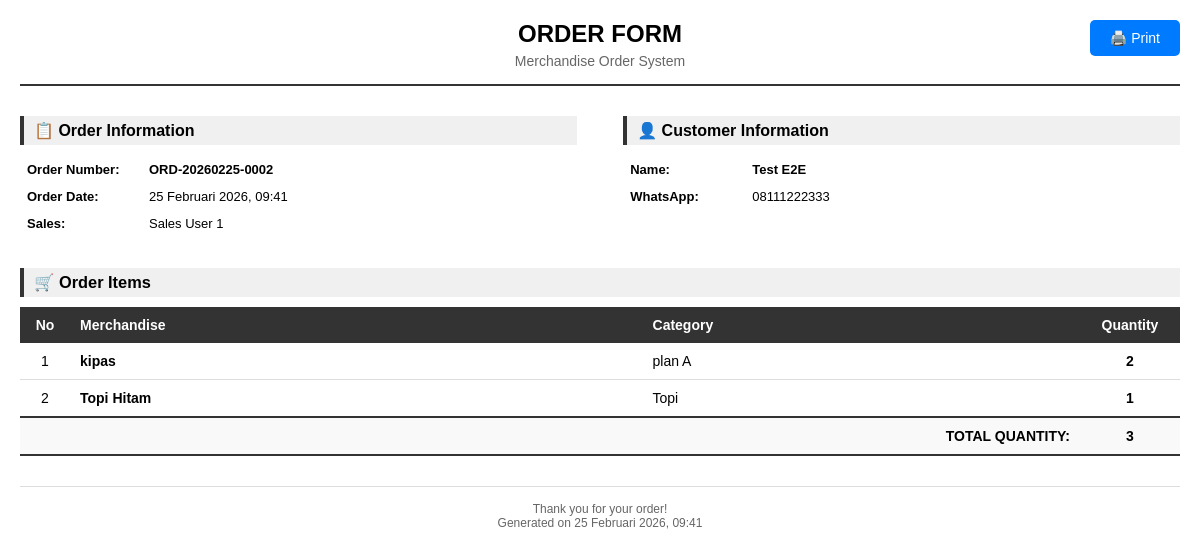
The page /orders/8/print/ (signed in) on the database its author committed.
### orders/models.py (models this page shows, shortened)
class Order(models.Model):
    order_number = models.CharField(
        max_length=50,
        unique=True,
        help_text='Auto-generated order number (ORD-YYYYMMDD-XXXX)'
    )
    customer_name = models.CharField(
        max_length=200,
        help_text='Customer full name'
    )
    customer_phone = models.CharField(
        max_length=20,
        help_text='Customer WhatsApp number'
    )
    sales_user = models.ForeignKey(
        settings.AUTH_USER_MODEL,
        on_delete=models.PROTECT,
        related_name='orders',
        help_text='Sales user who created this order'
    )
    notes = models.TextField(
        blank=True,
        help_text='Additional notes or comments'
    )
    created_at = models.DateTimeField(
        auto_now_add=True,
        help_text='Order creation timestamp'
    )
    class Meta:
        db_table = 'orders'
        verbose_name = 'Order'
        verbose_name_plural = 'Orders'
        ordering = ['-created_at']
    @property
    def total_items(self):
        return sum(item.quantity for item in self.items.all())

class OrderItem(models.Model):
    order = models.ForeignKey(
        Order,
        on_delete=models.CASCADE,
        related_name='items',
        help_text='Related order'
    )
    merchandise = models.ForeignKey(
        Merchandise,
        on_delete=models.PROTECT,
        help_text='Merchandise item'
    )
    merchandise_name = models.CharField(
        max_length=200,
        help_text='Merchandise name snapshot'
    )
    quantity = models.IntegerField(
        help_text='Quantity ordered'
    )
    class Meta:
        db_table = 'order_items'
        verbose_name = 'Order Item'
        verbose_name_plural = 'Order Items'
        ordering = ['id']

### accounts/models.py (models this page shows, shortened)
class User(AbstractUser):
    class Role(models.TextChoices):
        ADMIN = 'ADMIN', 'Admin (Markom)'
        SALES = 'SALES', 'Sales'
    role = models.CharField(
        max_length=10,
        choices=Role.choices,
        default=Role.SALES,
        help_text='User role: ADMIN for Markom, SALES for sales team'
    )
    full_name = models.CharField(
        max_length=255,
        help_text='Full name of the user'
    )
    phone = models.CharField(
        max_length=20,
        blank=True,
        help_text='Phone number'
    )
    class Meta:
        db_table = 'users'
        verbose_name = 'User'
        verbose_name_plural = 'Users'
        ordering = ['-date_joined']
    @property
    def is_admin(self):
        return self.role == self.Role.ADMIN
    @property
    def is_sales(self):
        return self.role == self.Role.SALES

### merchandise/models.py (models this page shows, shortened)
class Merchandise(models.Model):
    name = models.CharField(
        max_length=200,
        help_text='Merchandise name'
    )
    description = models.TextField(
        blank=True,
        help_text='Merchandise description'
    )
    category = models.ForeignKey(
        Category,
        on_delete=models.PROTECT,
        help_text='Category for this merchandise'
    )
    stock = models.IntegerField(
        default=0,
        help_text='Current stock quantity'
    )
    image = models.ImageField(
        upload_to='merchandise/%Y/%m/',
        blank=True,
        null=True,
        help_text='Merchandise image (max 2MB, JPG/PNG)'
    )
    is_active = models.BooleanField(
        default=True,
        help_text='Active status (soft delete)'
    )
    created_by = models.ForeignKey(
        settings.AUTH_USER_MODEL,
        on_delete=models.SET_NULL,
        null=True,
        related_name='created_merchandise',
        help_text='User who created this merchandise'
    )
    created_at = models.DateTimeField(auto_now_add=True)
    updated_at = models.DateTimeField(auto_now=True)
    class Meta:
        db_table = 'merchandise'
        verbose_name = 'Merchandise'
        verbose_name_plural = 'Merchandise'
        ordering = ['-created_at']
    def delete(self, using=None, keep_parents=False):
        """Soft delete: set is_active to False"""
        self.is_active = False
        self.save()

class Category(models.Model):
    name = models.CharField(
        max_length=100,
        unique=True,
        help_text='Category name (must be unique)'
    )
    description = models.TextField(
        blank=True,
        help_text='Category description'
    )
    is_active = models.BooleanField(
        default=True,
        help_text='Active status (soft delete)'
    )
    created_at = models.DateTimeField(auto_now_add=True)
    updated_at = models.DateTimeField(auto_now=True)
    class Meta:
        db_table = 'categories'
        verbose_name = 'Category'
        verbose_name_plural = 'Categories'
        ordering = ['name']
    def delete(self, using=None, keep_parents=False):
        """
        Soft delete: set is_active to False instead of deleting
        Prevent deletion if merchandise still exists
        """
        if self.merchandise_set.exists():
            raise ValidationError(
                'Cannot delete category with existing merchandise. '
                'Please deactivate or move merchandise first.'
            )
        self.is_active = False
        self.save()

### orders/views.py (the view)
# urls.py: path('<int:pk>/print/', views.order_print, name='order_print'),
@admin_or_sales_required
def order_print(request, pk):
    order = get_object_or_404(
        Order.objects.select_related('sales_user').prefetch_related('items__merchandise'),
        pk=pk
    )
    if request.user.is_sales and order.sales_user != request.user:
        messages.error(request, 'You can only print your own orders.')
        return redirect('orders:order_list')
    context = {
        'order': order
    }
    return render(request, 'orders/order_print.html', context)

### orders/cart.py (called while the page is built)
    def get_total_quantity(self):
        return sum(item.get('quantity', 0) for item in self.cart.values())

    def get_total_unique(self):
        return len(self.cart)

### orders/context_processors.py (called while the page is built)
def cart_context(request):
    if request.user.is_authenticated and hasattr(request.user, 'is_sales') and request.user.is_sales:
        cart = Cart(request)
        return {
            'navbar_cart_total': cart.get_total_quantity(),
            'navbar_cart_unique': cart.get_total_unique(),
        }
    return {
        'navbar_cart_total': 0,
        'navbar_cart_unique': 0,
    }

### templates/orders/order_print.html (shortened to what this page needs)
<!DOCTYPE html>
<html lang="id">
<head>
</head>
<body>
    <button onclick="window.print()" class="print-button no-print">🖨️ Print</button>
    <div class="header">
        <h1>ORDER FORM</h1>
        <p>Merchandise Order System</p>
    </div>
    <div class="order-info">
        <div class="info-box">
            <h3>📋 Order Information</h3>
            <table>
                <tr>
                    <td>Order Number:</td>
                    <td><strong>{{ order.order_number }}</strong></td>
                </tr>
                <tr>
                    <td>Order Date:</td>
                    <td>{{ order.created_at|date:"d F Y, H:i" }}</td>
                </tr>
                <tr>
                    <td>Sales:</td>
                    <td>{{ order.sales_user.full_name }}</td>
                </tr>
            </table>
        </div>
        <div class="info-box">
            <h3>👤 Customer Information</h3>
            <table>
                <tr>
                    <td>Name:</td>
                    <td><strong>{{ order.customer_name }}</strong></td>
                </tr>
                <tr>
                    <td>WhatsApp:</td>
                    <td>{{ order.customer_phone }}</td>
                </tr>
            </table>
        </div>
    </div>
    <h3 style="margin-bottom: 10px; padding: 5px 10px; background-color: #f0f0f0; border-left: 4px solid #333;">
        🛒 Order Items
    </h3>
    <table class="items-table">
        <thead>
            <tr>
                <th width="50" class="text-center">No</th>
                <th>Merchandise</th>
                <th>Category</th>
                <th width="100" class="text-center">Quantity</th>
            </tr>
        </thead>
        <tbody>
            {% for item in order.items.all %}
            <tr>
                <td class="text-center">{{ forloop.counter }}</td>
                <td><strong>{{ item.merchandise_name }}</strong></td>
                <td>{{ item.merchandise.category.name }}</td>
                <td class="text-center"><strong>{{ item.quantity }}</strong></td>
            </tr>
            {% endfor %}
        </tbody>
        <tfoot>
            <tr class="total-row">
                <td colspan="3" class="text-right"><strong>TOTAL QUANTITY:</strong></td>
                <td class="text-center"><strong>{{ order.total_items }}</strong></td>
            </tr>
        </tfoot>
    </table>
    <div class="footer">
        <p>Thank you for your order!</p>
        <p>Generated on {{ order.created_at|date:"d F Y, H:i" }}</p>
    </div>
</body>
</html>

### templates/orders/order_print.html (style rules this page uses)
* { margin: 0; padding: 0; box-sizing: border-box; }
body { font-family: Arial, sans-serif; padding: 20px; font-size: 14px; }
.header { text-align: center; margin-bottom: 30px; border-bottom: 2px solid #333; padding-bottom: 15px; }
.header h1 { font-size: 24px; margin-bottom: 5px; }
.header p { color: #666; }
.order-info { display: flex; justify-content: space-between; margin-bottom: 30px; }
.info-box { width: 48%; }
.info-box h3 { font-size: 16px; margin-bottom: 10px; padding: 5px 10px; background-color: #f0f0f0; border-left: 4px solid #333; }
.info-box table { width: 100%; font-size: 13px; }
.info-box table td { padding: 5px; }
.info-box table td:first-child { font-weight: bold; width: 120px; }
.items-table { width: 100%; border-collapse: collapse; margin-bottom: 20px; }
.items-table th { background-color: #333; color: white; padding: 10px; text-align: left; font-weight: bold; }
.items-table td { padding: 10px; border-bottom: 1px solid #ddd; }
.items-table tr:last-child td { border-bottom: 2px solid #333; }
.items-table .text-center { text-align: center; }
.items-table .text-right { text-align: right; }
.footer { margin-top: 30px; padding-top: 15px; border-top: 1px solid #ddd; text-align: center; color: #666; font-size: 12px; }
.total-row { font-weight: bold; background-color: #f9f9f9; }
.print-button { position: fixed; top: 20px; right: 20px; padding: 10px 20px; background-color: #007bff; color: white; border: none; border-radius: 5px; cursor: pointer; font-size: 14px; }

### rows shown on the page
Order: order_number "ORD-20260225-0002", created_at "25 Februari 2026, 09:41", sales_user.full_name "Sales User 1", customer_name "Test E2E", customer_phone "08111222333", total_items "3"
OrderItem: merchandise_name "kipas", merchandise.category.name "plan A", quantity "2"
OrderItem: merchandise_name "Topi Hitam", merchandise.category.name "Topi", quantity "1"
